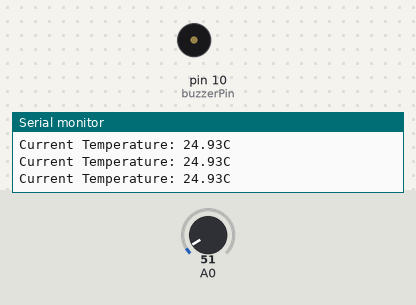
This sketch was run on a simulated Arduino Uno, built with avr-gcc and run on an emulated ATmega328P. Parts: buzzer (waves = sounding), the last lines printed to the serial monitor. The test bench sets the inputs (shaded band); at power-on: A0 = 51.

Above: at 1.3 s.
1.4 s: A0 set to 65
At 2.5 s:
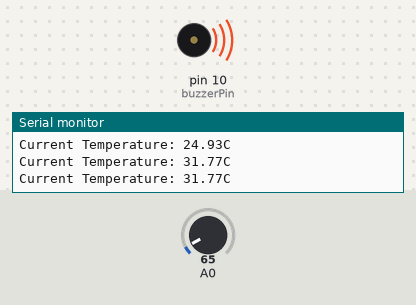
3.0 s: A0 set to 61
Timing chart, 0 to 6.0 s (numbered marks = the images above; inputs shaded):
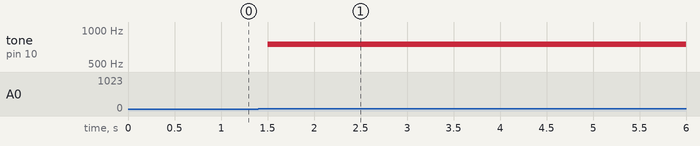

The sketch:

activity_05.ino
```cpp
int buzzerPin = 10;   // Digital pin the buzzer is attached to
int buzzerTone = 750; // Frequency to play back

double value;         // Initialise variable to hold value from LM35
double temperature;   // Initialise variable to hold calibrated temperature

void setup()
{
  pinMode(buzzerPin, OUTPUT); // Initialise Buzzer pin
  Serial.begin(9600);         // Initialise serial monitoring
}

void loop()
{
  value = analogRead(0);      // Read in value from LM35
  temperature = (double(value) * (5.0 / 10.23));  // Convert from mV to Celsius

  // If the temperature is greater than 29 degrees, sound the alarm
  if(temperature > 29)
  {
    tone(buzzerPin, buzzerTone);
  }
  // Otherwise, turn off the alarm
  else
  {
   noTone(buzzerPin);
  }

  // Print the current temperature to the serial monitor so we can watch it :)
  Serial.print("Current Temperature: ");
  Serial.print(temperature);
  Serial.println("C");

  delay(500);   // Only run every 500 milliseconds
}
```

Measured:
- the behaviour switches between 59 and 60 on A0 (found by bisection; images 0 and 1)
- after the input at 1.4 s, tone on pin 10 (buzzerPin): silent → 750 Hz after 0.10 s
